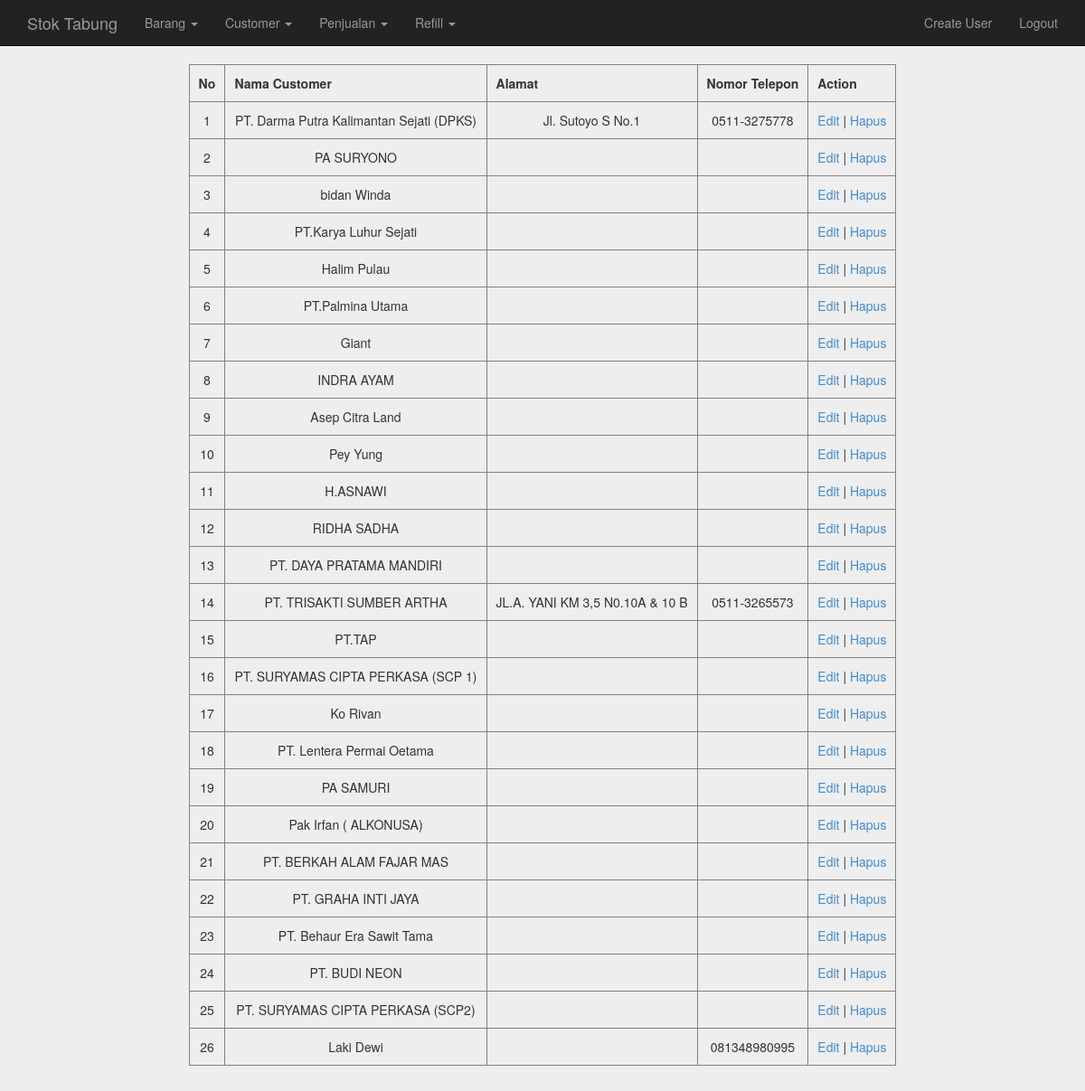
The page /customer.php (signed in) on the database its author committed.
### tables this page shows
CREATE TABLE `customer` (
  `no_cust` int(20) NOT NULL AUTO_INCREMENT,
  `nama_cust` varchar(100) NOT NULL,
  `alamat` varchar(225) DEFAULT NULL,
  `no_telp` varchar(20) DEFAULT NULL,
  PRIMARY KEY (`no_cust`)
);

### db/pdo.php (called while the page is built, shortened)
<?php
function testdb_connect() {
$dbh = new PDO("mysql:host=localhost;dbname=stoktabung", "root", "slamdunk23");
     return ($dbh);
}
function getCustomer() {
	$db = testdb_connect();
	$stmt = $db->query("SELECT * FROM customer ORDER BY no_cust ASC");
	$fetch_array = $stmt->fetchAll(PDO::FETCH_ASSOC);
	return($fetch_array);
}

### customer.php (the view, shortened to what this page needs)
<?php
include 'header.php';
$customers = getCustomer();
?>
<div class="container">
  <div class="text-center">
	<div class="table">
		<table border="1" cellpadding="10" cellspacing="0" >
		  <tr>
		  	<th>No</th>
		    <th>Nama Customer</th>
		    <th>Alamat</th>
		    <th>Nomor Telepon</th>
		    <th>Action</th>
		  </tr>
	<?php
	foreach ($customers as $customer):
		$no_cust = $customer['no_cust'];
	?>
		<tr>
	<?php
		foreach ($customer as $item):
		?>
			    <td style="border-bottom:none;"><?php echo $item; ?></td>
		<?php
		endforeach;
	?>
				<td style="border-bottom:none;"><a href="edit_customer.php?no_cust=<?php echo $no_cust;?>">Edit</a> | <a href="hapus_customer.php?no_cust=<?php echo $no_cust;?>">Hapus</a></td>
	 	 </tr>
	<?php
	endforeach;
	?>
		</table>
	</div>
	</div>
	</div>
<?php
include 'footer.php';
?>

### css/styles.css (style rules this page uses)
body { background: #eee; }
table { margin: auto; }
.text-center { margin-bottom: 100px; }

### rows shown on the page
customer: no_cust "1", nama_cust "PT. Darma Putra Kalimantan Sejati (DPKS)", alamat "Jl. Sutoyo S No.1", no_telp "0511-3275778"
customer: no_cust "2", nama_cust "PA SURYONO"
customer: no_cust "3", nama_cust "bidan Winda"
customer: no_cust "4", nama_cust "PT.Karya Luhur Sejati"
customer: no_cust "5", nama_cust "Halim Pulau"
customer: no_cust "6", nama_cust "PT.Palmina Utama"
customer: no_cust "7", nama_cust "Giant"
customer: no_cust "8", nama_cust "INDRA AYAM"
customer: no_cust "9", nama_cust "Asep Citra Land"
customer: no_cust "10", nama_cust "Pey Yung"
customer: no_cust "11", nama_cust "H.ASNAWI"
customer: no_cust "12", nama_cust "RIDHA SADHA"
customer: no_cust "13", nama_cust "PT. DAYA PRATAMA MANDIRI"
customer: no_cust "14", nama_cust "PT. TRISAKTI SUMBER ARTHA", alamat "JL.A. YANI KM 3,5 N0.10A & 10 B", no_telp "0511-3265573"
customer: no_cust "15", nama_cust "PT.TAP"
customer: no_cust "16", nama_cust "PT. SURYAMAS CIPTA PERKASA (SCP 1)"
customer: no_cust "17", nama_cust "Ko Rivan"
customer: no_cust "18", nama_cust "PT. Lentera Permai Oetama"
customer: no_cust "19", nama_cust "PA SAMURI"
customer: no_cust "20", nama_cust "Pak Irfan ( ALKONUSA)"
customer: no_cust "21", nama_cust "PT. BERKAH ALAM FAJAR MAS"
customer: no_cust "22", nama_cust "PT. GRAHA INTI JAYA"
customer: no_cust "23", nama_cust "PT. Behaur Era Sawit Tama"
customer: no_cust "24", nama_cust "PT. BUDI NEON"
customer: no_cust "25", nama_cust "PT. SURYAMAS CIPTA PERKASA (SCP2)"
customer: no_cust "26", nama_cust "Laki Dewi", no_telp "081348980995"
